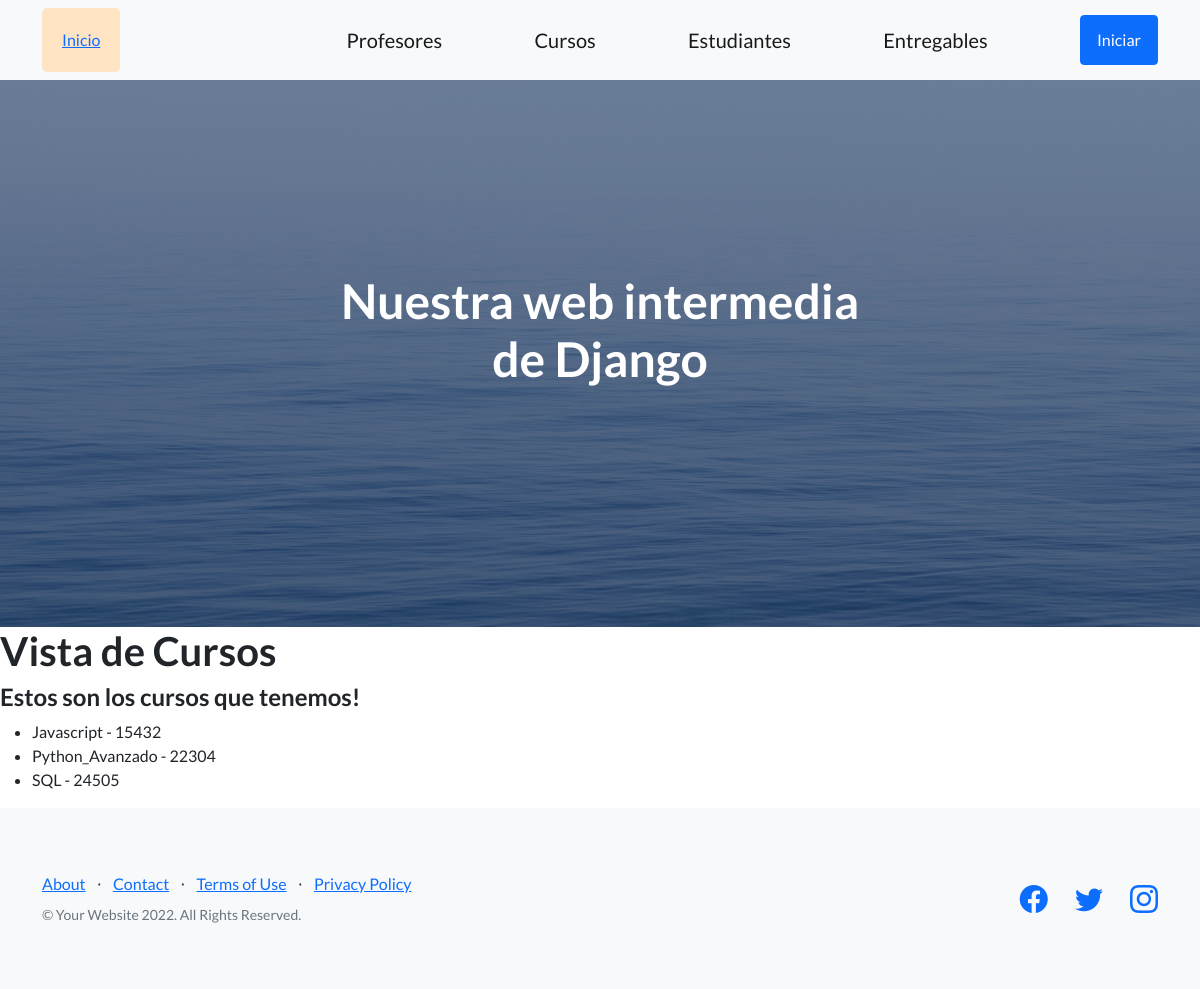
The app's page /app-coder/cursos/, older data.
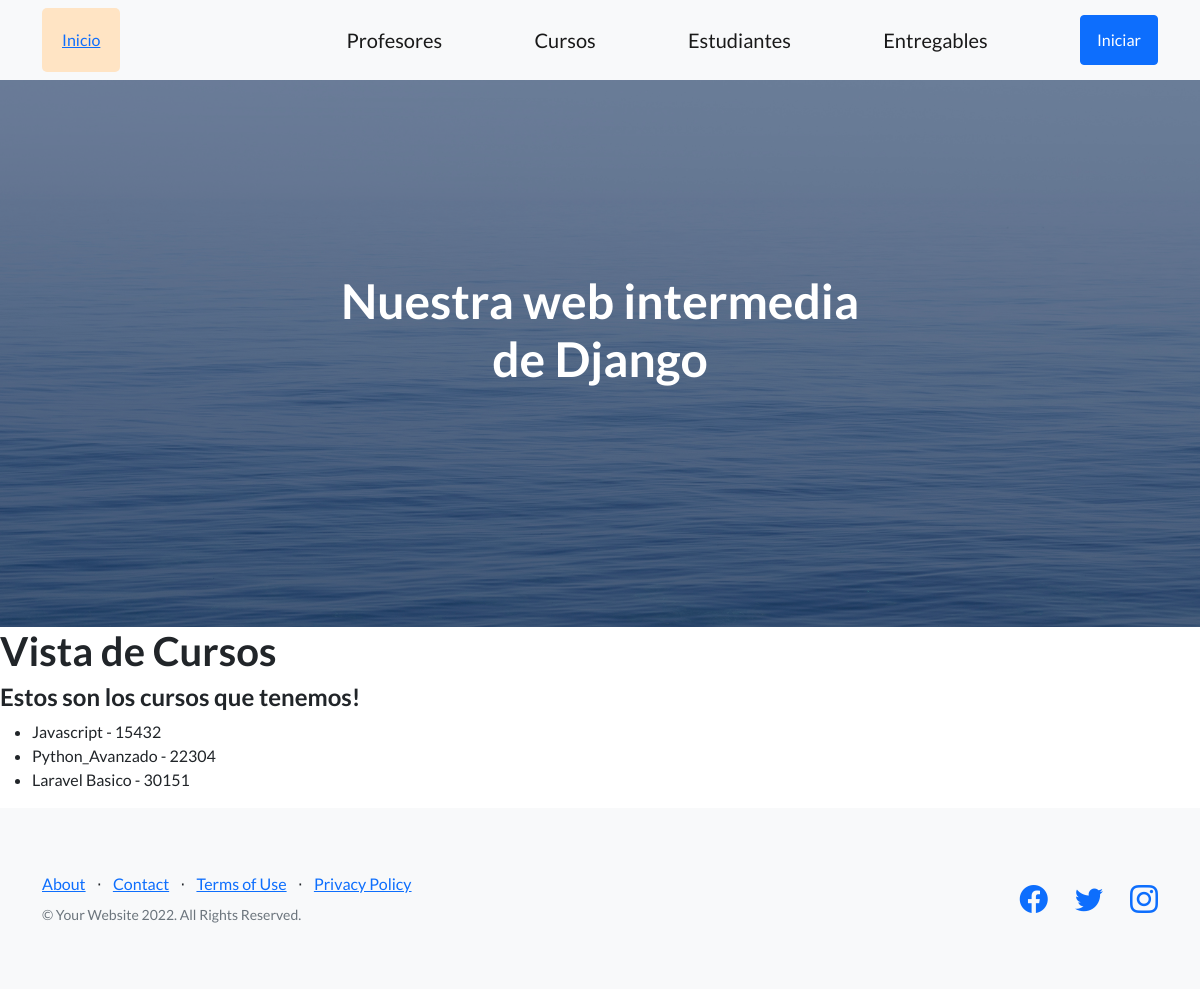
The same page, newer data.
### AppCoder/models.py (models this page shows)
class Curso(models.Model):
    nombre = models.CharField(max_length=50)
    camada = models.IntegerField()

### AppCoder/views.py (the view)
# urls.py: path('cursos/', cursos, name="Cursos"),
def cursos(request):
    lista = Curso.objects.all()
    return render(request, "cursos.html", {"lista_cursos": lista})

### AppCoder/templates/cursos.html
{% extends 'padre.html' %}
{% load static %}
{% block contenidoQueCambia %}
<h1>Vista de Cursos</h1>
<h4>Estos son los cursos que tenemos!</h4>
<ul>
    {% for curso in lista_cursos %}
        <li>{{curso.nombre}} - {{curso.camada}}</li>
    {% endfor %}
</ul>
{% endblock contenidoQueCambia %}

### AppCoder/templates/padre.html (shortened to what this page needs)
<!DOCTYPE html>
<html lang="en">
    <head>
        {% load static %}
        <link href="https://cdn.jsdelivr.net/npm/bootstrap-icons@1.5.0/font/bootstrap-icons.css" rel="stylesheet" type="text/css" />
        <link href="{% static 'css/styles.css' %}" rel="stylesheet" />
        <link href="{% static 'css/mis_estilos.css' %}" rel="stylesheet" />
    </head>
    <body>
        <nav id="asdas" class="navbar navbar-light bg-light static-top">
            <div class="container">
                <a class="navbar-brand1" href="#!">Inicio</a>
                <a class="navbar-brand" href="{% url 'Profesores' %}">Profesores</a>
                <a class="navbar-brand" href="{% url 'Cursos' %}">Cursos</a>
                <a class="navbar-brand" href="{% url 'Estudiantes' %}">Estudiantes</a>
                <a class="navbar-brand" href="{% url 'Entregables' %}">Entregables</a>
                <a class="btn btn-primary" href="#signup">Iniciar</a>
            </div>
        </nav>
        <header class="masthead">
            <div class="container position-relative">
                <div class="row justify-content-center">
                    <div class="col-xl-6">
                        <div class="text-center text-white">
                            <h1 class="mb-5">Nuestra web intermedia de Django</h1>
                        </div>
                    </div>
                </div>
            </div>
        </header>
        {% block contenidoQueCambia %}
        {% endblock contenidoQueCambia %}
        <footer class="footer bg-light">
            <div class="container">
                <div class="row">
                    <div class="col-lg-6 h-100 text-center text-lg-start my-auto">
                        <ul class="list-inline mb-2">
                            <li class="list-inline-item"><a href="#!">About</a></li>
                            <li class="list-inline-item">⋅</li>
                            <li class="list-inline-item"><a href="#!">Contact</a></li>
                            <li class="list-inline-item">⋅</li>
                            <li class="list-inline-item"><a href="#!">Terms of Use</a></li>
                            <li class="list-inline-item">⋅</li>
                            <li class="list-inline-item"><a href="#!">Privacy Policy</a></li>
                        </ul>
                        <p class="text-muted small mb-4 mb-lg-0">&copy; Your Website 2022. All Rights Reserved.</p>
                    </div>
                    <div class="col-lg-6 h-100 text-center text-lg-end my-auto">
                        <ul class="list-inline mb-0">
                            <li class="list-inline-item me-4">
                                <a href="#!"><i class="bi-facebook fs-3"></i></a>
                            </li>
                            <li class="list-inline-item me-4">
                                <a href="#!"><i class="bi-twitter fs-3"></i></a>
                            </li>
                            <li class="list-inline-item">
                                <a href="#!"><i class="bi-instagram fs-3"></i></a>
                            </li>
                        </ul>
                    </div>
                </div>
            </div>
        </footer>
    </body>
</html>

### AppCoder/static/css/mis_estilos.css (style rules this page uses)
.navbar-brand1 { margin-right: 150px; background-color: bisque; padding: 20px; border-radius: 5px; }

Row changes from the older to the newer data that the page shows:
removed Curso: nombre "SQL", camada "24505"
added Curso: nombre "Laravel Basico", camada "30151"
